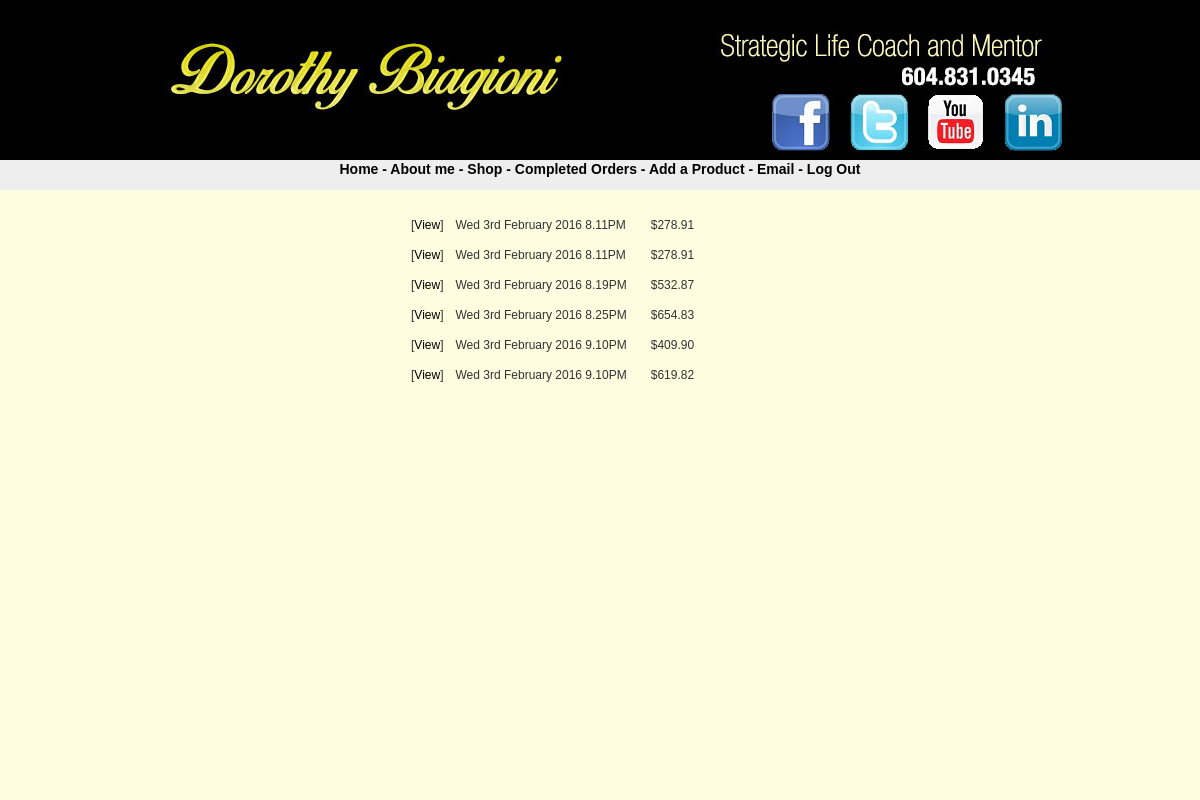
/src/final/adminhistory.php (signed in), run on an earlier commit of the app's database.
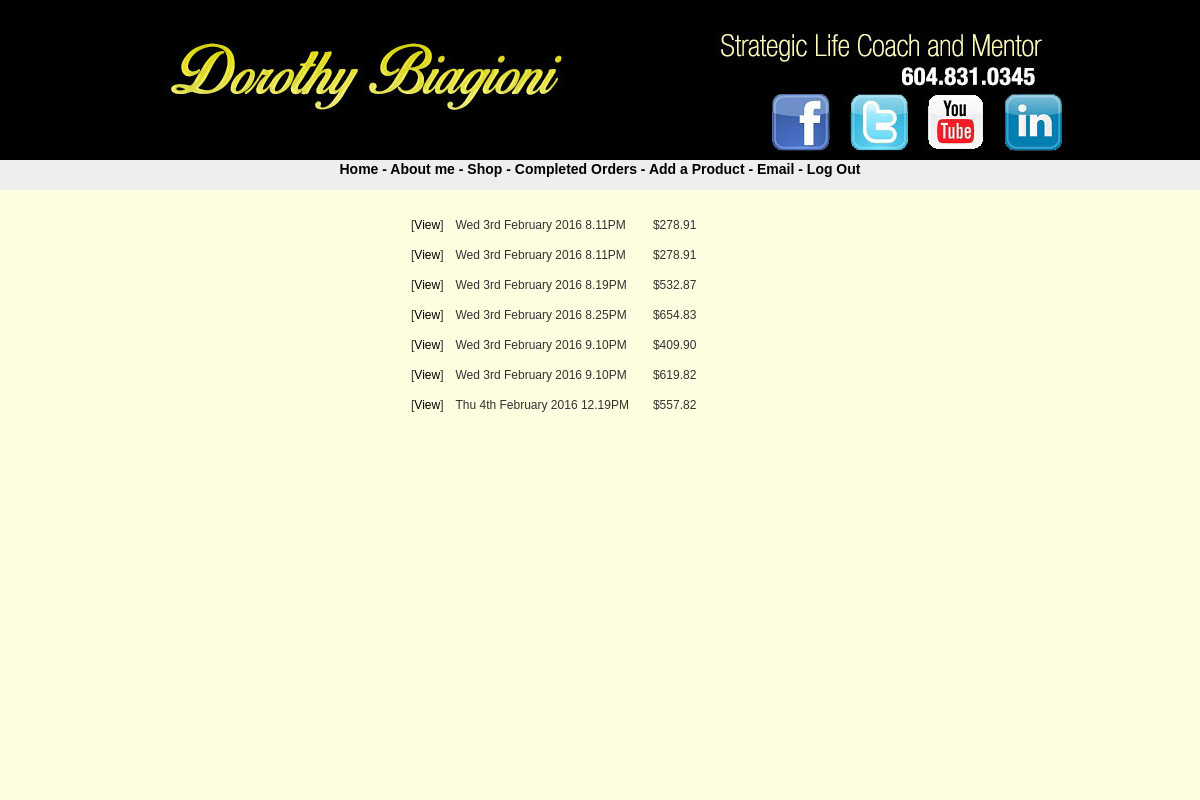
And on a later commit of the database.
### tables this page shows
CREATE TABLE IF NOT EXISTS `orders` (
  `id` int(11) NOT NULL AUTO_INCREMENT,
  `customer_id` int(11) NOT NULL,
  `date` datetime NOT NULL,
  `total` float NOT NULL,
  `Paid` tinyint(4) NOT NULL,
  PRIMARY KEY (`id`)
);

### src/final/adminhistory.php (the view, shortened to what this page needs)
<?php
require("header.php");
if(isset($_SESSION['SESS_ADMINLOGGEDIN']))
{
    $custsql = "SELECT * from orders WHERE Paid = 1";
    $custres = mysqli_query($mysqli,$custsql) or die(mysqli_error($mysqli));
	$custnumrows = mysqli_num_rows($custres);
	if($custnumrows != 0)
    {
		echo "<table cellspacing=10>";
		while($row = mysqli_fetch_assoc($custres))
		{
		echo "<tr>";
		echo "<td>[<a href='admindetail.php?id=" . $row['id']. "'>View</a>]</td>";
		echo "<td>". date("D jS F Y g.iA", strtotime($row['date'])). "</td>";
		echo "<td>";
		echo "</td>";
		echo "<td>$" . sprintf('%.2f',$row['total']) . "</td>";
		echo "<td>";
		echo "</td>";
		echo "</tr>";
		}
		echo "</table>";
    }
    else
	{
		echo "<strong>No orders</strong>";
    }
}
else
{
    echo("<script>alert('You are not administer.')</script>");
    echo("<script>window.location = 'login.php';</script>");
}
?>

What changed in the data, as far as the page shows it:
added orders: date "Thu 4th February 2016 12.19PM", total "557.82"
